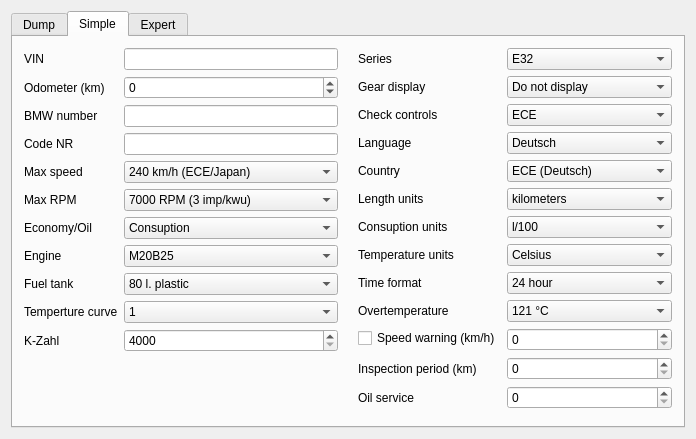
<?xml version="1.0" encoding="UTF-8"?>
<ui version="4.0">
 <class>MainWindow</class>
 <widget class="QMainWindow" name="MainWindow">
  <property name="geometry">
   <rect>
    <x>0</x>
    <y>0</y>
    <width>696</width>
    <height>439</height>
   </rect>
  </property>
  <property name="windowTitle">
   <string>E32/E34 Dashboard Coder</string>
  </property>
  <widget class="QWidget" name="centralWidget">
   <layout class="QHBoxLayout" name="horizontalLayout_2">
    <item>
     <widget class="QTabWidget" name="tabWidget">
      <property name="currentIndex">
       <number>1</number>
      </property>
      <widget class="QWidget" name="tab">
       <attribute name="title">
        <string>Dump</string>
       </attribute>
       <layout class="QHBoxLayout" name="horizontalLayout_4">
        <item>
         <layout class="QVBoxLayout" name="verticalLayout">
          <item>
           <widget class="QCheckBox" name="chkSwapBytes">
            <property name="text">
             <string>Swapped bytes</string>
            </property>
           </widget>
          </item>
          <item>
           <widget class="QPushButton" name="butOpen">
            <property name="sizePolicy">
             <sizepolicy hsizetype="Minimum" vsizetype="Fixed">
              <horstretch>0</horstretch>
              <verstretch>0</verstretch>
             </sizepolicy>
            </property>
            <property name="text">
             <string>Open</string>
            </property>
           </widget>
          </item>
          <item>
           <widget class="QPushButton" name="butSave">
            <property name="sizePolicy">
             <sizepolicy hsizetype="Minimum" vsizetype="Fixed">
              <horstretch>0</horstretch>
              <verstretch>0</verstretch>
             </sizepolicy>
            </property>
            <property name="text">
             <string>Save</string>
            </property>
           </widget>
          </item>
          <item>
           <widget class="QPushButton" name="butSaveSwap">
            <property name="text">
             <string>Save swapped</string>
            </property>
           </widget>
          </item>
          <item>
           <spacer name="verticalSpacer">
            <property name="orientation">
             <enum>Qt::Vertical</enum>
            </property>
            <property name="sizeType">
             <enum>QSizePolicy::Expanding</enum>
            </property>
            <property name="sizeHint" stdset="0">
             <size>
              <width>20</width>
              <height>40</height>
             </size>
            </property>
           </spacer>
          </item>
         </layout>
        </item>
        <item>
         <widget class="QTableWidget" name="tableDump">
          <property name="sizePolicy">
           <sizepolicy hsizetype="Expanding" vsizetype="Expanding">
            <horstretch>0</horstretch>
            <verstretch>0</verstretch>
           </sizepolicy>
          </property>
          <property name="rowCount">
           <number>16</number>
          </property>
          <property name="columnCount">
           <number>16</number>
          </property>
          <attribute name="horizontalHeaderDefaultSectionSize">
           <number>28</number>
          </attribute>
          <attribute name="verticalHeaderDefaultSectionSize">
           <number>19</number>
          </attribute>
          <row>
           <property name="text">
            <string>00</string>
           </property>
          </row>
          <row>
           <property name="text">
            <string>10</string>
           </property>
          </row>
          <row>
           <property name="text">
            <string>20</string>
           </property>
          </row>
          <row>
           <property name="text">
            <string>30</string>
           </property>
          </row>
          <row>
           <property name="text">
            <string>40</string>
           </property>
          </row>
          <row>
           <property name="text">
            <string>50</string>
           </property>
          </row>
          <row>
           <property name="text">
            <string>60</string>
           </property>
          </row>
          <row>
           <property name="text">
            <string>70</string>
           </property>
          </row>
          <row>
           <property name="text">
            <string>80</string>
           </property>
          </row>
          <row>
           <property name="text">
            <string>90</string>
           </property>
          </row>
          <row>
           <property name="text">
            <string>A0</string>
           </property>
          </row>
          <row>
           <property name="text">
            <string>B0</string>
           </property>
          </row>
          <row>
           <property name="text">
            <string>C0</string>
           </property>
          </row>
          <row>
           <property name="text">
            <string>D0</string>
           </property>
          </row>
          <row>
           <property name="text">
            <string>E0</string>
           </property>
          </row>
          <row>
           <property name="text">
            <string>F0</string>
           </property>
          </row>
          <column>
           <property name="text">
            <string>x0</string>
           </property>
          </column>
          <column>
           <property name="text">
            <string>x1</string>
           </property>
          </column>
          <column>
           <property name="text">
            <string>x2</string>
           </property>
          </column>
          <column>
           <property name="text">
            <string>x3</string>
           </property>
          </column>
          <column>
           <property name="text">
            <string>x4</string>
           </property>
          </column>
          <column>
           <property name="text">
            <string>x5</string>
           </property>
          </column>
          <column>
           <property name="text">
            <string>x6</string>
           </property>
          </column>
          <column>
           <property name="text">
            <string>x7</string>
           </property>
          </column>
          <column>
           <property name="text">
            <string>x8</string>
           </property>
          </column>
          <column>
           <property name="text">
            <string>x9</string>
           </property>
          </column>
          <column>
           <property name="text">
            <string>xA</string>
           </property>
          </column>
          <column>
           <property name="text">
            <string>xB</string>
           </property>
          </column>
          <column>
           <property name="text">
            <string>xC</string>
           </property>
          </column>
          <column>
           <property name="text">
            <string>xD</string>
           </property>
          </column>
          <column>
           <property name="text">
            <string>xE</string>
           </property>
          </column>
          <column>
           <property name="text">
            <string>xF</string>
           </property>
          </column>
         </widget>
        </item>
       </layout>
      </widget>
      <widget class="QWidget" name="tab_2">
       <attribute name="title">
        <string>Simple</string>
       </attribute>
       <layout class="QHBoxLayout" name="horizontalLayout">
        <property name="spacing">
         <number>20</number>
        </property>
        <item>
         <layout class="QFormLayout" name="formLayout">
          <item row="0" column="0">
           <widget class="QLabel" name="label">
            <property name="text">
             <string>VIN</string>
            </property>
           </widget>
          </item>
          <item row="0" column="1">
           <widget class="QLineEdit" name="editVIN">
            <property name="sizePolicy">
             <sizepolicy hsizetype="MinimumExpanding" vsizetype="Fixed">
              <horstretch>0</horstretch>
              <verstretch>0</verstretch>
             </sizepolicy>
            </property>
           </widget>
          </item>
          <item row="1" column="0">
           <widget class="QLabel" name="label_2">
            <property name="text">
             <string>Odometer (km)</string>
            </property>
           </widget>
          </item>
          <item row="1" column="1">
           <widget class="QSpinBox" name="spinOdometer">
            <property name="sizePolicy">
             <sizepolicy hsizetype="MinimumExpanding" vsizetype="Fixed">
              <horstretch>0</horstretch>
              <verstretch>0</verstretch>
             </sizepolicy>
            </property>
            <property name="minimum">
             <number>-34</number>
            </property>
            <property name="maximum">
             <number>2097151</number>
            </property>
            <property name="singleStep">
             <number>2</number>
            </property>
           </widget>
          </item>
          <item row="2" column="0">
           <widget class="QLabel" name="label_3">
            <property name="text">
             <string>BMW number</string>
            </property>
           </widget>
          </item>
          <item row="2" column="1">
           <widget class="QLineEdit" name="editPartNum">
            <property name="sizePolicy">
             <sizepolicy hsizetype="MinimumExpanding" vsizetype="Fixed">
              <horstretch>0</horstretch>
              <verstretch>0</verstretch>
             </sizepolicy>
            </property>
           </widget>
          </item>
          <item row="3" column="0">
           <widget class="QLabel" name="label_9">
            <property name="text">
             <string>Code NR</string>
            </property>
           </widget>
          </item>
          <item row="3" column="1">
           <widget class="QLineEdit" name="editCode">
            <property name="sizePolicy">
             <sizepolicy hsizetype="MinimumExpanding" vsizetype="Fixed">
              <horstretch>0</horstretch>
              <verstretch>0</verstretch>
             </sizepolicy>
            </property>
           </widget>
          </item>
          <item row="4" column="0">
           <widget class="QLabel" name="label_4">
            <property name="text">
             <string>Max speed</string>
            </property>
           </widget>
          </item>
          <item row="4" column="1">
           <widget class="QComboBox" name="comboMaxSpeed">
            <property name="sizePolicy">
             <sizepolicy hsizetype="MinimumExpanding" vsizetype="Fixed">
              <horstretch>0</horstretch>
              <verstretch>0</verstretch>
             </sizepolicy>
            </property>
            <item>
             <property name="text">
              <string>240 km/h (ECE/Japan)</string>
             </property>
            </item>
            <item>
             <property name="text">
              <string>260 km/h (ECE)</string>
             </property>
            </item>
            <item>
             <property name="text">
              <string>260 km/h (Japan)</string>
             </property>
            </item>
            <item>
             <property name="text">
              <string>280 km/h (ECE/Japan)</string>
             </property>
            </item>
            <item>
             <property name="text">
              <string>300 km/h (ECE/Japan)</string>
             </property>
            </item>
            <item>
             <property name="text">
              <string>150 mph (ECE/US)</string>
             </property>
            </item>
            <item>
             <property name="text">
              <string>160 mph (ECE/US)</string>
             </property>
            </item>
            <item>
             <property name="text">
              <string>170 mph (ECE/US)</string>
             </property>
            </item>
            <item>
             <property name="text">
              <string>180 mph (ECE/US)</string>
             </property>
            </item>
            <item>
             <property name="text">
              <string>300 km/h (Alpina)</string>
             </property>
            </item>
            <item>
             <property name="text">
              <string>320 km/h (Alpina)</string>
             </property>
            </item>
           </widget>
          </item>
          <item row="5" column="0">
           <widget class="QLabel" name="label_5">
            <property name="text">
             <string>Max RPM</string>
            </property>
           </widget>
          </item>
          <item row="5" column="1">
           <widget class="QComboBox" name="comboMaxRPM">
            <property name="sizePolicy">
             <sizepolicy hsizetype="MinimumExpanding" vsizetype="Fixed">
              <horstretch>0</horstretch>
              <verstretch>0</verstretch>
             </sizepolicy>
            </property>
            <item>
             <property name="text">
              <string>7000 RPM (3 imp/kwu)</string>
             </property>
            </item>
            <item>
             <property name="text">
              <string>8000 RPM (3 imp/kwu)</string>
             </property>
            </item>
            <item>
             <property name="text">
              <string>7000 RPM (4 imp/kwu)</string>
             </property>
            </item>
           </widget>
          </item>
          <item row="6" column="0">
           <widget class="QLabel" name="label_23">
            <property name="text">
             <string>Economy/Oil</string>
            </property>
           </widget>
          </item>
          <item row="6" column="1">
           <widget class="QComboBox" name="comboKVAoil">
            <item>
             <property name="text">
              <string>Consuption</string>
             </property>
            </item>
            <item>
             <property name="text">
              <string>Oil temperature (M5)</string>
             </property>
            </item>
           </widget>
          </item>
          <item row="7" column="0">
           <widget class="QLabel" name="label_8">
            <property name="text">
             <string>Engine</string>
            </property>
           </widget>
          </item>
          <item row="7" column="1">
           <widget class="QComboBox" name="comboEngine">
            <property name="sizePolicy">
             <sizepolicy hsizetype="MinimumExpanding" vsizetype="Fixed">
              <horstretch>0</horstretch>
              <verstretch>0</verstretch>
             </sizepolicy>
            </property>
            <item>
             <property name="text">
              <string>M20B25</string>
             </property>
            </item>
            <item>
             <property name="text">
              <string>M30B30</string>
             </property>
            </item>
            <item>
             <property name="text">
              <string>M30B35</string>
             </property>
            </item>
            <item>
             <property name="text">
              <string>M50B20</string>
             </property>
            </item>
            <item>
             <property name="text">
              <string>M50B25</string>
             </property>
            </item>
            <item>
             <property name="text">
              <string>M60B30</string>
             </property>
            </item>
            <item>
             <property name="text">
              <string>M60B40</string>
             </property>
            </item>
            <item>
             <property name="text">
              <string>M70B50</string>
             </property>
            </item>
            <item>
             <property name="text">
              <string>S38B36</string>
             </property>
            </item>
            <item>
             <property name="text">
              <string>S38B39</string>
             </property>
            </item>
            <item>
             <property name="text">
              <string>M30B35 (Alpina biturbo)</string>
             </property>
            </item>
            <item>
             <property name="text">
              <string>M50B25 (Alpina)</string>
             </property>
            </item>
           </widget>
          </item>
          <item row="8" column="0">
           <widget class="QLabel" name="label_10">
            <property name="text">
             <string>Fuel tank</string>
            </property>
           </widget>
          </item>
          <item row="8" column="1">
           <widget class="QComboBox" name="comboTank">
            <property name="sizePolicy">
             <sizepolicy hsizetype="MinimumExpanding" vsizetype="Fixed">
              <horstretch>0</horstretch>
              <verstretch>0</verstretch>
             </sizepolicy>
            </property>
            <item>
             <property name="text">
              <string>80 l. plastic</string>
             </property>
            </item>
            <item>
             <property name="text">
              <string>81 l. steel</string>
             </property>
            </item>
            <item>
             <property name="text">
              <string>90 l. steel</string>
             </property>
            </item>
            <item>
             <property name="text">
              <string>91 l. steel</string>
             </property>
            </item>
            <item>
             <property name="text">
              <string>102 l. steel</string>
             </property>
            </item>
            <item>
             <property name="text">
              <string>91 l. addtional tank (Alpina)</string>
             </property>
            </item>
           </widget>
          </item>
          <item row="9" column="0">
           <widget class="QLabel" name="label_22">
            <property name="text">
             <string>Temperture curve</string>
            </property>
           </widget>
          </item>
          <item row="9" column="1">
           <widget class="QComboBox" name="comboTempCurve">
            <item>
             <property name="text">
              <string>1</string>
             </property>
            </item>
            <item>
             <property name="text">
              <string>2</string>
             </property>
            </item>
            <item>
             <property name="text">
              <string>3</string>
             </property>
            </item>
           </widget>
          </item>
          <item row="10" column="0">
           <widget class="QLabel" name="label_7">
            <property name="text">
             <string>K-Zahl</string>
            </property>
           </widget>
          </item>
          <item row="10" column="1">
           <widget class="QSpinBox" name="spinKzahl">
            <property name="minimum">
             <number>4000</number>
            </property>
            <property name="maximum">
             <number>5023</number>
            </property>
           </widget>
          </item>
         </layout>
        </item>
        <item>
         <layout class="QFormLayout" name="formLayout_3">
          <item row="0" column="0">
           <widget class="QLabel" name="label_13">
            <property name="text">
             <string>Series</string>
            </property>
           </widget>
          </item>
          <item row="0" column="1">
           <widget class="QComboBox" name="comboSeries">
            <item>
             <property name="text">
              <string>E32</string>
             </property>
            </item>
            <item>
             <property name="text">
              <string>E34</string>
             </property>
            </item>
           </widget>
          </item>
          <item row="1" column="0">
           <widget class="QLabel" name="label_16">
            <property name="text">
             <string>Gear display</string>
            </property>
           </widget>
          </item>
          <item row="1" column="1">
           <widget class="QComboBox" name="comboGearDisplay">
            <property name="sizePolicy">
             <sizepolicy hsizetype="MinimumExpanding" vsizetype="Fixed">
              <horstretch>0</horstretch>
              <verstretch>0</verstretch>
             </sizepolicy>
            </property>
            <item>
             <property name="text">
              <string>Do not display</string>
             </property>
            </item>
            <item>
             <property name="text">
              <string>Gear</string>
             </property>
            </item>
            <item>
             <property name="text">
              <string>Gear and programm</string>
             </property>
            </item>
           </widget>
          </item>
          <item row="2" column="0">
           <widget class="QLabel" name="label_17">
            <property name="text">
             <string>Check controls</string>
            </property>
           </widget>
          </item>
          <item row="2" column="1">
           <widget class="QComboBox" name="comboCheckControls">
            <item>
             <property name="text">
              <string>ECE</string>
             </property>
            </item>
            <item>
             <property name="text">
              <string>US</string>
             </property>
            </item>
            <item>
             <property name="text">
              <string>Belt warning</string>
             </property>
            </item>
            <item>
             <property name="text">
              <string>Japan</string>
             </property>
            </item>
            <item>
             <property name="text">
              <string>Japan + belt warning</string>
             </property>
            </item>
           </widget>
          </item>
          <item row="3" column="0">
           <widget class="QLabel" name="label_6">
            <property name="text">
             <string>Language</string>
            </property>
           </widget>
          </item>
          <item row="3" column="1">
           <widget class="QComboBox" name="comboLanguage">
            <property name="sizePolicy">
             <sizepolicy hsizetype="MinimumExpanding" vsizetype="Fixed">
              <horstretch>0</horstretch>
              <verstretch>0</verstretch>
             </sizepolicy>
            </property>
            <item>
             <property name="text">
              <string>Deutsch</string>
             </property>
            </item>
            <item>
             <property name="text">
              <string>English (US)</string>
             </property>
            </item>
            <item>
             <property name="text">
              <string>English (UK)</string>
             </property>
            </item>
            <item>
             <property name="text">
              <string>French</string>
             </property>
            </item>
            <item>
             <property name="text">
              <string>Italian</string>
             </property>
            </item>
            <item>
             <property name="text">
              <string>Spanish</string>
             </property>
            </item>
           </widget>
          </item>
          <item row="4" column="0">
           <widget class="QLabel" name="label_18">
            <property name="text">
             <string>Country</string>
            </property>
           </widget>
          </item>
          <item row="4" column="1">
           <widget class="QComboBox" name="comboCountry">
            <item>
             <property name="text">
              <string>ECE (Deutsch)</string>
             </property>
            </item>
            <item>
             <property name="text">
              <string>US</string>
             </property>
            </item>
            <item>
             <property name="text">
              <string>Japan</string>
             </property>
            </item>
            <item>
             <property name="text">
              <string>ECE (French)</string>
             </property>
            </item>
            <item>
             <property name="text">
              <string>ECE (Spanish)</string>
             </property>
            </item>
            <item>
             <property name="text">
              <string>ECE (Italian)</string>
             </property>
            </item>
            <item>
             <property name="text">
              <string>ECE (Right-hand)</string>
             </property>
            </item>
            <item>
             <property name="text">
              <string>Switzerland (German)</string>
             </property>
            </item>
            <item>
             <property name="text">
              <string>Switzerland (French)</string>
             </property>
            </item>
            <item>
             <property name="text">
              <string>km_tacho_und_englisch</string>
             </property>
            </item>
           </widget>
          </item>
          <item row="5" column="0">
           <widget class="QLabel" name="label_11">
            <property name="text">
             <string>Length units</string>
            </property>
           </widget>
          </item>
          <item row="5" column="1">
           <widget class="QComboBox" name="comboUnitLength">
            <property name="sizePolicy">
             <sizepolicy hsizetype="MinimumExpanding" vsizetype="Fixed">
              <horstretch>0</horstretch>
              <verstretch>0</verstretch>
             </sizepolicy>
            </property>
            <item>
             <property name="text">
              <string>kilometers</string>
             </property>
            </item>
            <item>
             <property name="text">
              <string>miles</string>
             </property>
            </item>
           </widget>
          </item>
          <item row="6" column="0">
           <widget class="QLabel" name="label_14">
            <property name="text">
             <string>Consuption units</string>
            </property>
           </widget>
          </item>
          <item row="6" column="1">
           <widget class="QComboBox" name="comboUnitConsuption">
            <property name="sizePolicy">
             <sizepolicy hsizetype="MinimumExpanding" vsizetype="Fixed">
              <horstretch>0</horstretch>
              <verstretch>0</verstretch>
             </sizepolicy>
            </property>
            <item>
             <property name="text">
              <string>l/100</string>
             </property>
            </item>
            <item>
             <property name="text">
              <string>km/l</string>
             </property>
            </item>
            <item>
             <property name="text">
              <string>mpg US</string>
             </property>
            </item>
            <item>
             <property name="text">
              <string>mpg UK</string>
             </property>
            </item>
           </widget>
          </item>
          <item row="7" column="0">
           <widget class="QLabel" name="label_12">
            <property name="text">
             <string>Temperature units</string>
            </property>
           </widget>
          </item>
          <item row="7" column="1">
           <widget class="QComboBox" name="comboUnitTemperature">
            <property name="sizePolicy">
             <sizepolicy hsizetype="MinimumExpanding" vsizetype="Fixed">
              <horstretch>0</horstretch>
              <verstretch>0</verstretch>
             </sizepolicy>
            </property>
            <item>
             <property name="text">
              <string>Celsius</string>
             </property>
            </item>
            <item>
             <property name="text">
              <string>Fahrenheit</string>
             </property>
            </item>
           </widget>
          </item>
          <item row="8" column="0">
           <widget class="QLabel" name="label_15">
            <property name="text">
             <string>Time format</string>
            </property>
           </widget>
          </item>
          <item row="8" column="1">
           <widget class="QComboBox" name="comboTimeFormat">
            <property name="sizePolicy">
             <sizepolicy hsizetype="MinimumExpanding" vsizetype="Fixed">
              <horstretch>0</horstretch>
              <verstretch>0</verstretch>
             </sizepolicy>
            </property>
            <item>
             <property name="text">
              <string>24 hour</string>
             </property>
            </item>
            <item>
             <property name="text">
              <string>12 hour</string>
             </property>
            </item>
           </widget>
          </item>
          <item row="9" column="0">
           <widget class="QLabel" name="label_21">
            <property name="text">
             <string>Overtemperature</string>
            </property>
           </widget>
          </item>
          <item row="9" column="1">
           <widget class="QComboBox" name="comboOvertemperature">
            <item>
             <property name="text">
              <string>121 °C</string>
             </property>
            </item>
            <item>
             <property name="text">
              <string>125 °C</string>
             </property>
            </item>
            <item>
             <property name="text">
              <string>130 °C</string>
             </property>
            </item>
           </widget>
          </item>
          <item row="10" column="1">
           <widget class="QSpinBox" name="spinSpeedLimit">
            <property name="maximum">
             <number>508</number>
            </property>
            <property name="singleStep">
             <number>2</number>
            </property>
           </widget>
          </item>
          <item row="10" column="0">
           <widget class="QCheckBox" name="checkSpeedWarning">
            <property name="text">
             <string>Speed warning (km/h)</string>
            </property>
           </widget>
          </item>
          <item row="11" column="1">
           <widget class="QSpinBox" name="spinInspectionPeriod">
            <property name="maximum">
             <number>51000</number>
            </property>
            <property name="singleStep">
             <number>200</number>
            </property>
           </widget>
          </item>
          <item row="11" column="0">
           <widget class="QLabel" name="label_19">
            <property name="text">
             <string>Inspection period (km)</string>
            </property>
           </widget>
          </item>
          <item row="12" column="1">
           <widget class="QSpinBox" name="spinOilService">
            <property name="maximum">
             <number>7</number>
            </property>
           </widget>
          </item>
          <item row="12" column="0">
           <widget class="QLabel" name="label_20">
            <property name="text">
             <string>Oil service</string>
            </property>
           </widget>
          </item>
         </layout>
        </item>
       </layout>
      </widget>
      <widget class="QWidget" name="tab_3">
       <attribute name="title">
        <string>Expert</string>
       </attribute>
       <layout class="QHBoxLayout" name="horizontalLayout_3">
        <item>
         <widget class="QTableWidget" name="tableProperties">
          <property name="columnCount">
           <number>3</number>
          </property>
          <attribute name="horizontalHeaderDefaultSectionSize">
           <number>200</number>
          </attribute>
          <attribute name="horizontalHeaderStretchLastSection">
           <bool>true</bool>
          </attribute>
          <attribute name="verticalHeaderVisible">
           <bool>false</bool>
          </attribute>
          <column>
           <property name="text">
            <string>Property</string>
           </property>
          </column>
          <column>
           <property name="text">
            <string>Value</string>
           </property>
          </column>
          <column>
           <property name="text">
            <string>Description</string>
           </property>
          </column>
         </widget>
        </item>
       </layout>
      </widget>
     </widget>
    </item>
   </layout>
  </widget>
  <action name="actionOpen">
   <property name="text">
    <string>&amp;Open</string>
   </property>
  </action>
  <action name="actionSave_As">
   <property name="text">
    <string>&amp;Save As...</string>
   </property>
  </action>
  <action name="actionE_xit">
   <property name="text">
    <string>E&amp;xit</string>
   </property>
  </action>
  <action name="action_Swap_bytes">
   <property name="checkable">
    <bool>true</bool>
   </property>
   <property name="text">
    <string>&amp;Swap bytes</string>
   </property>
  </action>
 </widget>
 <layoutdefault spacing="6" margin="11"/>
 <resources/>
 <connections/>
</ui>
